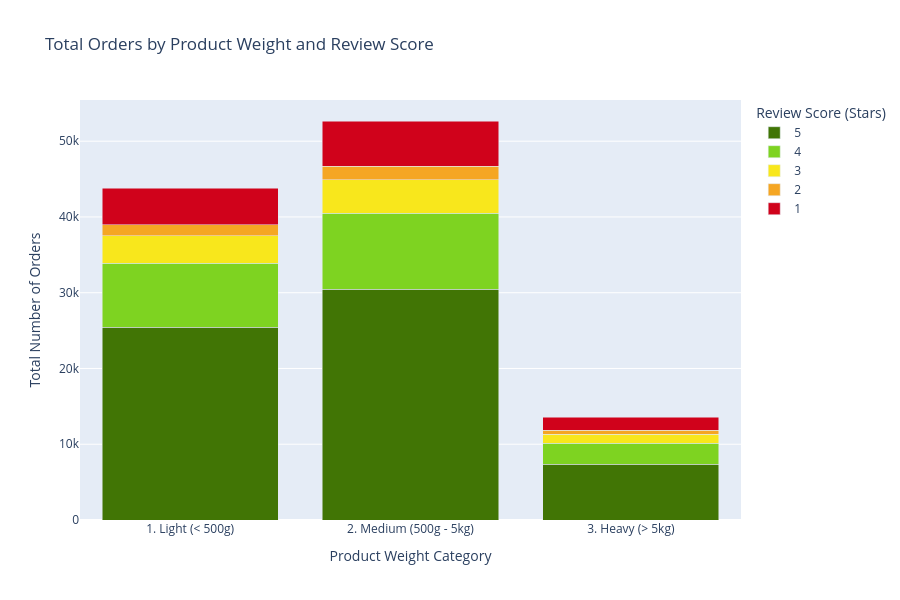

This figure's notebook cell:
### Code cell
import plotly.express as px

# 1. Convert review_score to string so Plotly treats it as categories (colors)
result_weight_reviews['review_score'] = result_weight_reviews['review_score'].astype(str)

# 2. Create the Stacked Bar Chart
fig_weight_vol = px.bar(
    result_weight_reviews,
    x='weight_category',
    y='total_orders',
    color='review_score',
    title='Total Orders by Product Weight and Review Score',
    barmode='stack',
    width=900,
    height=600,
    color_discrete_map={
        '1': '#D0021B', # Dark Red for 1 star
        '2': '#F5A623', # Orange for 2 star
        '3': '#F8E71C', # Yellow for 3 star
        '4': '#7ED321', # Light Green for 4 star
        '5': '#417505'  # Dark Green for 5 star
    }
)

# 3. Clean up the hover to show full numbers
fig_weight_vol.update_traces(
    hovertemplate="<b>%{x}</b><br>Review Score: %{color}<br>Total Orders: %{y:,.0f}<extra> </extra>"
)

# 4. Update labels
fig_weight_vol.update_layout(
    xaxis_title="Product Weight Category",
    yaxis_title="Total Number of Orders",
    legend_title="Review Score (Stars)"
)

fig_weight_vol.show()

### Figure 1 — Plotly figure (JSON) as saved in the notebook; plotly's stock layout.template omitted (floating-point values rounded to 4 significant figures)
{"data": [{"hovertemplate": "<b>%{x}</b><br>Review Score: %{color}<br>Total Orders: %{y:,.0f}<extra> </extra>", "legendgroup": "5", "marker": {"color": "#417505", "pattern": {"shape": ""}}, "name": "5", "orientation": "v", "showlegend": true, "textposition": "auto", "type": "bar", "x": ["1. Light (< 500g)", "2. Medium (500g - 5kg)", "3. Heavy (> 5kg)"], "xaxis": "x", "y": [25468, 30465, 7379], "yaxis": "y"}, {"hovertemplate": "<b>%{x}</b><br>Review Score: %{color}<br>Total Orders: %{y:,.0f}<extra> </extra>", "legendgroup": "4", "marker": {"color": "#7ED321", "pattern": {"shape": ""}}, "name": "4", "orientation": "v", "showlegend": true, "textposition": "auto", "type": "bar", "x": ["1. Light (< 500g)", "2. Medium (500g - 5kg)", "3. Heavy (> 5kg)"], "xaxis": "x", "y": [8405, 10041, 2738], "yaxis": "y"}, {"hovertemplate": "<b>%{x}</b><br>Review Score: %{color}<br>Total Orders: %{y:,.0f}<extra> </extra>", "legendgroup": "3", "marker": {"color": "#F8E71C", "pattern": {"shape": ""}}, "name": "3", "orientation": "v", "showlegend": true, "textposition": "auto", "type": "bar", "x": ["1. Light (< 500g)", "2. Medium (500g - 5kg)", "3. Heavy (> 5kg)"], "xaxis": "x", "y": [3634, 4402, 1206], "yaxis": "y"}, {"hovertemplate": "<b>%{x}</b><br>Review Score: %{color}<br>Total Orders: %{y:,.0f}<extra> </extra>", "legendgroup": "2", "marker": {"color": "#F5A623", "pattern": {"shape": ""}}, "name": "2", "orientation": "v", "showlegend": true, "textposition": "auto", "type": "bar", "x": ["1. Light (< 500g)", "2. Medium (500g - 5kg)", "3. Heavy (> 5kg)"], "xaxis": "x", "y": [1435, 1754, 511], "yaxis": "y"}, {"hovertemplate": "<b>%{x}</b><br>Review Score: %{color}<br>Total Orders: %{y:,.0f}<extra> </extra>", "legendgroup": "1", "marker": {"color": "#D0021B", "pattern": {"shape": ""}}, "name": "1", "orientation": "v", "showlegend": true, "textposition": "auto", "type": "bar", "x": ["1. Light (< 500g)", "2. Medium (500g - 5kg)", "3. Heavy (> 5kg)"], "xaxis": "x", "y": [4864, 6005, 1706], "yaxis": "y"}], "layout": {"barmode": "stack", "height": 600, "legend": {"title": {"text": "Review Score (Stars)"}, "tracegroupgap": 0}, "title": {"text": "Total Orders by Product Weight and Review Score"}, "width": 900, "xaxis": {"anchor": "y", "domain": [0, 1], "title": {"text": "Product Weight Category"}}, "yaxis": {"anchor": "x", "domain": [0, 1], "title": {"text": "Total Number of Orders"}}}}
